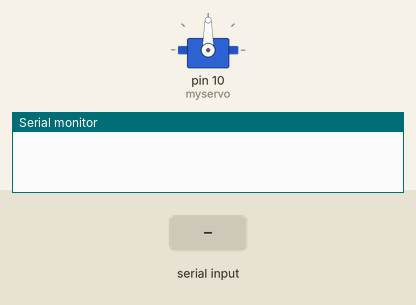
Simulated run of this sketch. Board: Arduino Uno, built with avr-gcc and run on an emulated ATmega328P. Shown: servo, the last lines printed to the serial monitor. Inputs (shaded band) come from the test bench.

Above: at 1.2 s.
1.3 s: "1\n" received over Serial
At 1.78 s:
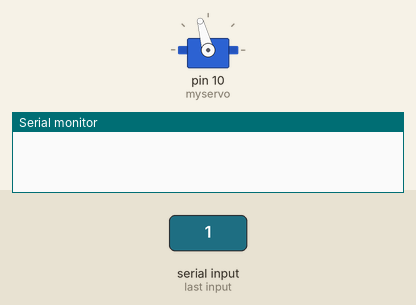
At 2.38 s:
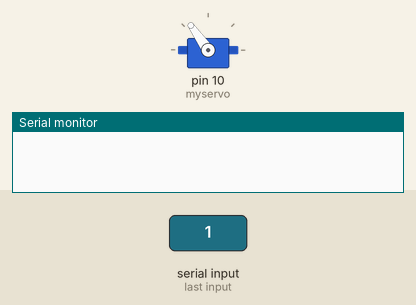
4.3 s: "2\n" received over Serial
At 4.7 s:
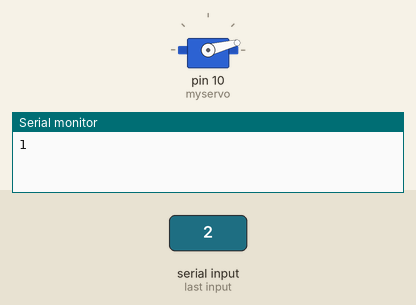
6.2 s: "1\n" received over Serial
9.2 s: "2\n" received over Serial
Timing chart, 0 to 12.1 s (numbered marks = the images above; inputs shaded):
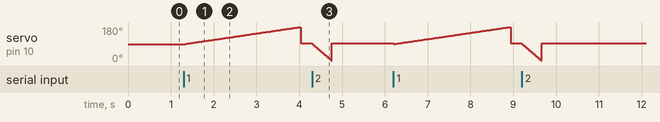

The sketch:

sketch_apr17a.ino
```cpp
#include <Servo.h>
#include <Arduino.h>

Servo myservo;  // 创建Servo对象
int pos = 0;
int mod = 0;
void setup() {
  myservo.attach(10);  // 将舵机连接到PIN 9
  Serial.begin(9600);
}

void loop() {
  // 向前转动
  if (Serial.available()) { // Check if there is any data in the serial buffer
     mod = Serial.parseInt(); // Read the input as a String object
   }
  if(mod == 1)
  {
    for (pos = 90; pos <= 180; pos += 1) {
      myservo.write(pos);     // 将当前位置写入servo
      delay(30);              // 等待15ms使舵机转到指定位置
    }
    Serial.println(mod);
    myservo.writeMicroseconds(1500);
  }
  else if (mod == 2)
  {
  // 向后转动
  for (pos = 90; pos >= 1; pos -= 1) {
    myservo.write(pos);     // 将当前位置写入servo
    delay(5);              // 等待15ms使舵机转到指定位置
  }
  Serial.println(mod);
  myservo.writeMicroseconds(1500);
  }


}
```

Measured:
- after the input at 1.3 s, servo on pin 10 (myservo): rises from 90° to 180° in 2.7 s, then falls to 93° in 0.03 s
